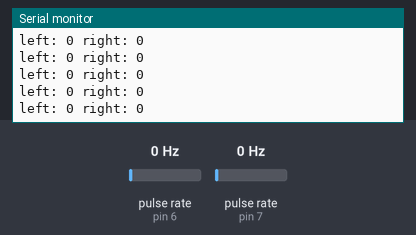
Bench run of a sketch on a simulated Arduino Uno, built with avr-gcc and run on an emulated ATmega328P. Parts: the last lines printed to the serial monitor. Wiring (inferred from the names in the program): 2 × pulse sensor: data pin 6 / data pin 7. Inputs (shaded band) come from the test bench; at power-on: pulse rate (sensors on pin 6, pin 7) 0 Hz.

Above: at 1.2 s.
1.3 s: pulse rate (sensor on pin 6) set to 4 Hz
At 2.4 s:
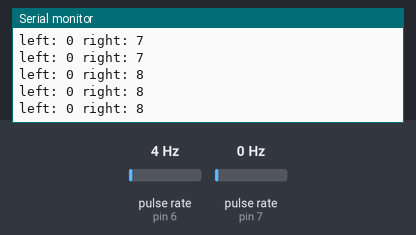
4.3 s: pulse rate (sensor on pin 7) set to 4 Hz
At 4.9 s:
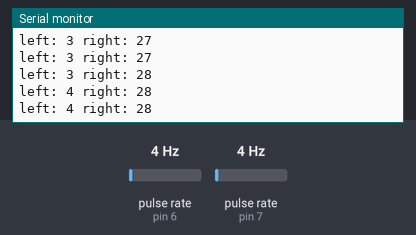
7.3 s: pulse rate (sensor on pin 6) set to 50 Hz
At 8.4 s:
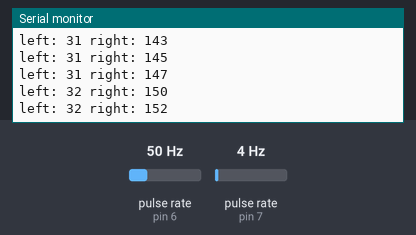
10.3 s: pulse rate (sensor on pin 7) set to 50 Hz
At 11.1 s:
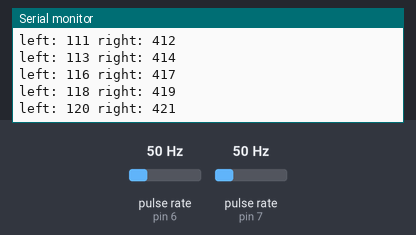
13.3 s: pulse rate (sensor on pin 6) set to 100 Hz
At 13.9 s:
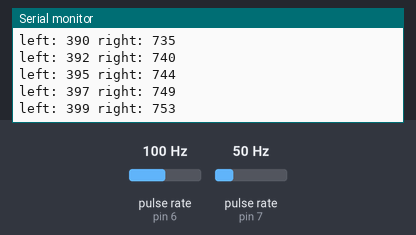
Timing chart, 0 to 16.3 s (numbered marks = the images above; inputs shaded):
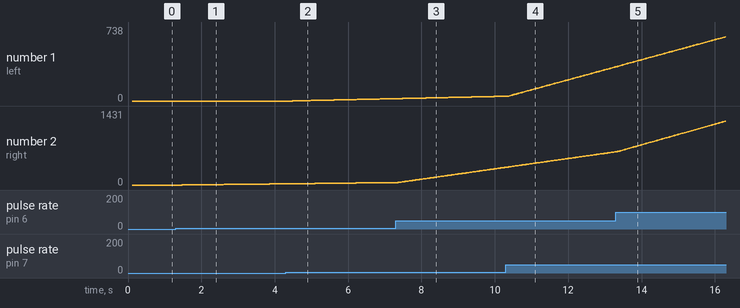

Measured:
- after the input at 1.3 s, the serial monitor: prints a new line after 0.18 s (image 1)
- after the input at 4.3 s, the serial monitor: prints a new line after 0.20 s (image 2)
- after the input at 7.3 s, the serial monitor: prints a new line after 0.07 s (image 3)
- plotted number 2: 0 → 23 after the input at 1.3 s, 47 → 342 after the input at 7.3 s

The sketch:

encoderInteruptTest.ino
```cpp
#include <PinChangeInt.h>
#define  EncoderMotorLeft  7
#define  EncoderMotorRight 6

#define  scale .79
#define  motor1     1
#define  motor2    2
#define  motor1PWM        3
#define  motor1Direction 12
#define  motor2PWM       11
#define  motor2Direction 13
#define pwm1    222//duty cycle on right wheel for straight line
#define pwm2    (int)pwm1*scale //duty cycle on left wheel for straight line

volatile unsigned int leftEncoderCount = 0;
volatile unsigned int rightEncoderCount = 0;
void setup() {
   // set stuff up
  Serial.begin(9600);
  Serial.print("Encoder Testing Program ");
  Serial.print("Now setting up the Left Encoder: Pin ");
  Serial.print(EncoderMotorLeft);
  Serial.println();
  pinMode(EncoderMotorLeft, INPUT);     //set the pin to input
  digitalWrite(EncoderMotorLeft, HIGH); //use the internal pullup resistor
  // this next line setup the PinChange Interrupt
  PCintPort::attachInterrupt(EncoderMotorLeft, indexLeftEncoderCount,CHANGE);
  // if you "really" want to know what's going on read the PinChange.h file :)
  /////////////////////////////////////////////////
  Serial.print("Now setting up the Right Encoder: Pin ");
  Serial.print(EncoderMotorRight);
  Serial.println();
  pinMode(EncoderMotorRight, INPUT);     //set the pin to input
  digitalWrite(EncoderMotorRight, HIGH); //use the internal pullup resistor
  //we could have set this up using just "pinMode(EncoderMotorRight, INPUT_PULLUP);
  PCintPort::attachInterrupt(EncoderMotorRight, indexRightEncoderCount,CHANGE);

}

void loop() {
  // put your main code here, to run repeatedly:
  Serial.println();
  Serial.print("left: ");
  Serial.print(leftEncoderCount);
  Serial.print(" right: ");
  Serial.print(rightEncoderCount);
//  Serial.print("Difference: ");
//  Serial.print(rightEncoderCount - leftEncoderCount);
//  motor(motor1, 0);
//  motor(motor2, 0);

}

//////////////////////////////////////////////////////////
void indexLeftEncoderCount()
{
  leftEncoderCount++;
}
//////////////////////////////////////////////////////////
void indexRightEncoderCount()
{
  rightEncoderCount++;
}

///////////////////////////////////////////////////////////////
void motor(int m, int pwm){
//  Serial.print(" entering motor");
//  Serial.print(m);
//  Serial.print("\t");
//  Serial.println(pwm);

  if(m == motor1){
    if(pwm > 0){
      digitalWrite(motor1Direction, HIGH);
      analogWrite(motor1PWM, pwm);
    }
    else if(pwm < 0){
      digitalWrite(motor1Direction, LOW);
      analogWrite(motor1PWM, -pwm);
      }
    else{
      analogWrite(motor1PWM, 0);
    }
  }
  if(m == motor2){
    if(pwm > 0){
      digitalWrite(motor2Direction, HIGH);
      analogWrite(motor2PWM, pwm);
    }
    else if(pwm < 0){
      digitalWrite(motor2Direction, LOW);
      analogWrite(motor2PWM, -pwm);
    }
    else {
      analogWrite(motor2PWM, 0);
    }
  }
}
```
